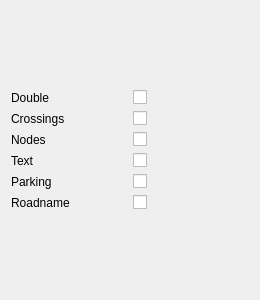
<?xml version="1.0" encoding="UTF-8"?>
<ui version="4.0">
 <class>TrNetDock</class>
 <widget class="QWidget" name="TrNetDock">
  <property name="geometry">
   <rect>
    <x>0</x>
    <y>0</y>
    <width>260</width>
    <height>300</height>
   </rect>
  </property>
  <property name="windowTitle">
   <string>Form</string>
  </property>
  <layout class="QGridLayout" name="gridLayout_2">
   <item row="0" column="0">
    <layout class="QGridLayout" name="gridLayout">
     <item row="1" column="0">
      <widget class="QLabel" name="label_2">
       <property name="text">
        <string>Crossings</string>
       </property>
      </widget>
     </item>
     <item row="4" column="1">
      <widget class="QCheckBox" name="parking">
       <property name="text">
        <string/>
       </property>
      </widget>
     </item>
     <item row="1" column="1">
      <widget class="QCheckBox" name="crossings">
       <property name="text">
        <string/>
       </property>
      </widget>
     </item>
     <item row="2" column="1">
      <widget class="QCheckBox" name="nodes">
       <property name="text">
        <string/>
       </property>
      </widget>
     </item>
     <item row="0" column="1">
      <widget class="QCheckBox" name="double_2">
       <property name="text">
        <string/>
       </property>
      </widget>
     </item>
     <item row="0" column="0">
      <widget class="QLabel" name="label">
       <property name="text">
        <string>Double </string>
       </property>
      </widget>
     </item>
     <item row="4" column="0">
      <widget class="QLabel" name="label_6">
       <property name="text">
        <string>Parking</string>
       </property>
      </widget>
     </item>
     <item row="3" column="0">
      <widget class="QLabel" name="label_5">
       <property name="text">
        <string>Text</string>
       </property>
      </widget>
     </item>
     <item row="2" column="0">
      <widget class="QLabel" name="label_4">
       <property name="text">
        <string>Nodes</string>
       </property>
      </widget>
     </item>
     <item row="3" column="1">
      <widget class="QCheckBox" name="text">
       <property name="text">
        <string/>
       </property>
      </widget>
     </item>
     <item row="5" column="0">
      <widget class="QLabel" name="label_3">
       <property name="text">
        <string>Roadname</string>
       </property>
      </widget>
     </item>
     <item row="5" column="1">
      <widget class="QCheckBox" name="rd_name">
       <property name="text">
        <string/>
       </property>
      </widget>
     </item>
    </layout>
   </item>
  </layout>
 </widget>
 <resources/>
 <connections/>
</ui>
